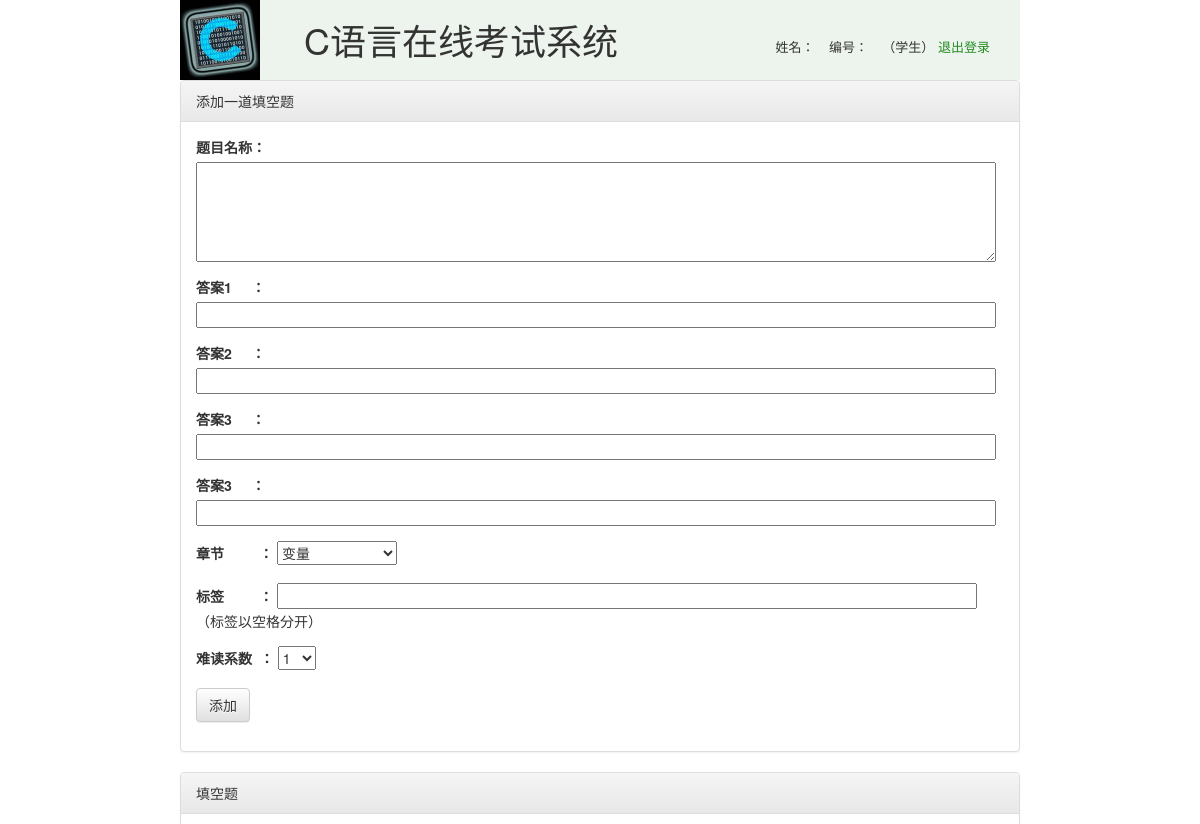
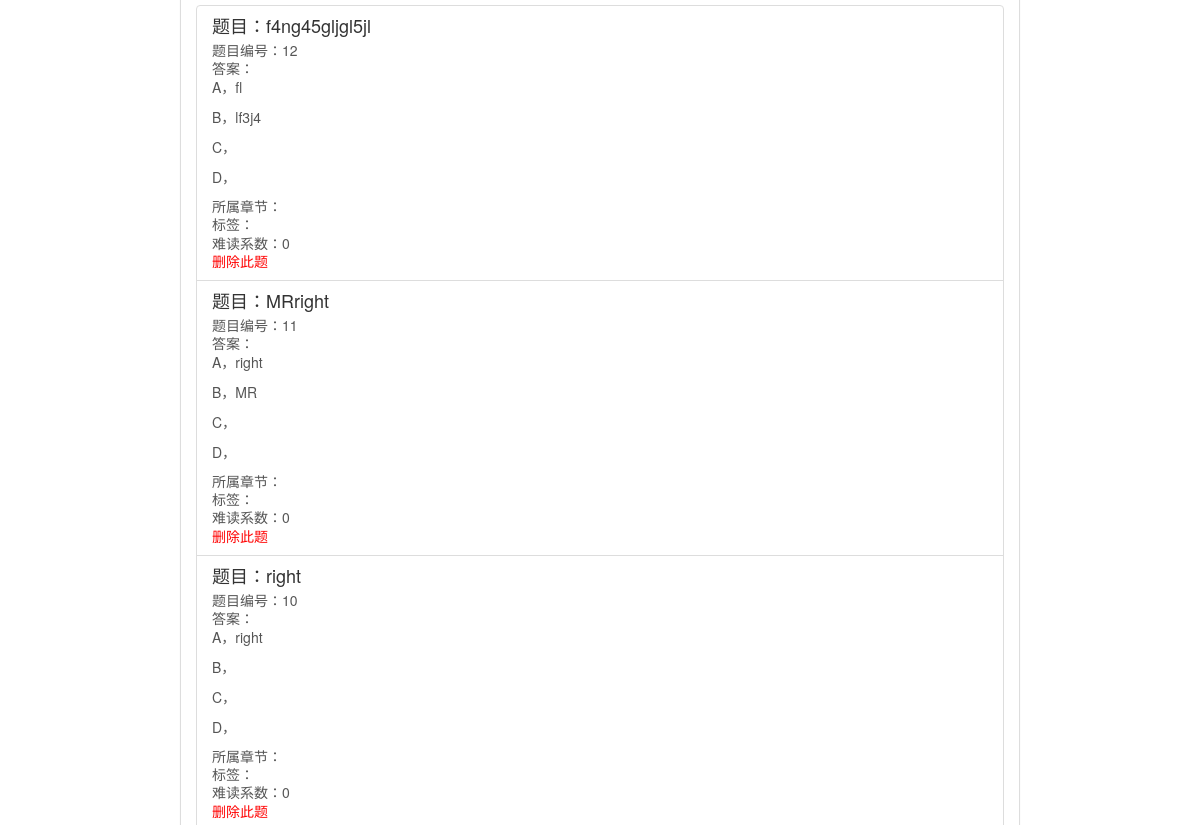
The app's page /view/fill.html.php (upper part), older data (2 pictures, top to bottom).
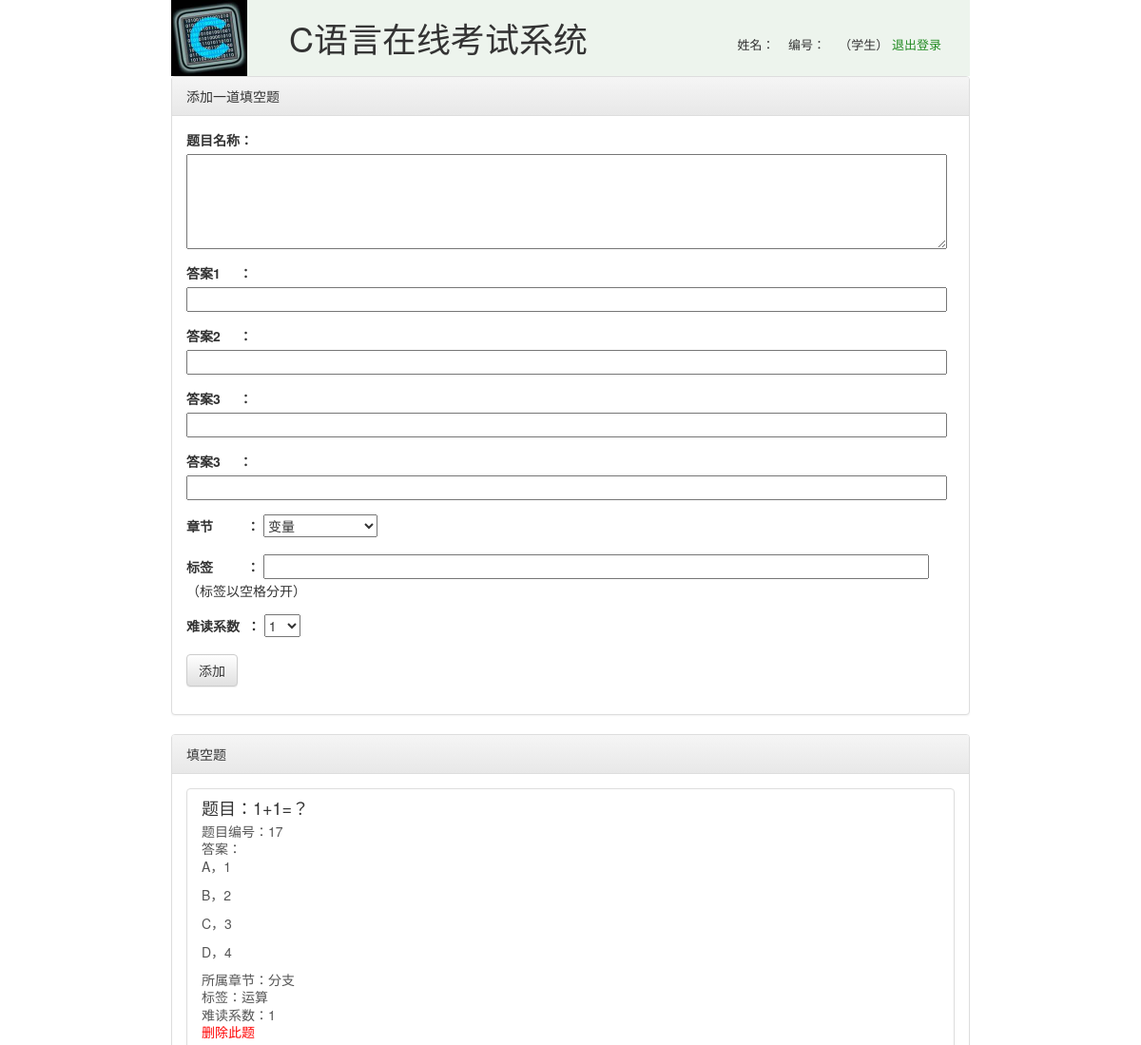
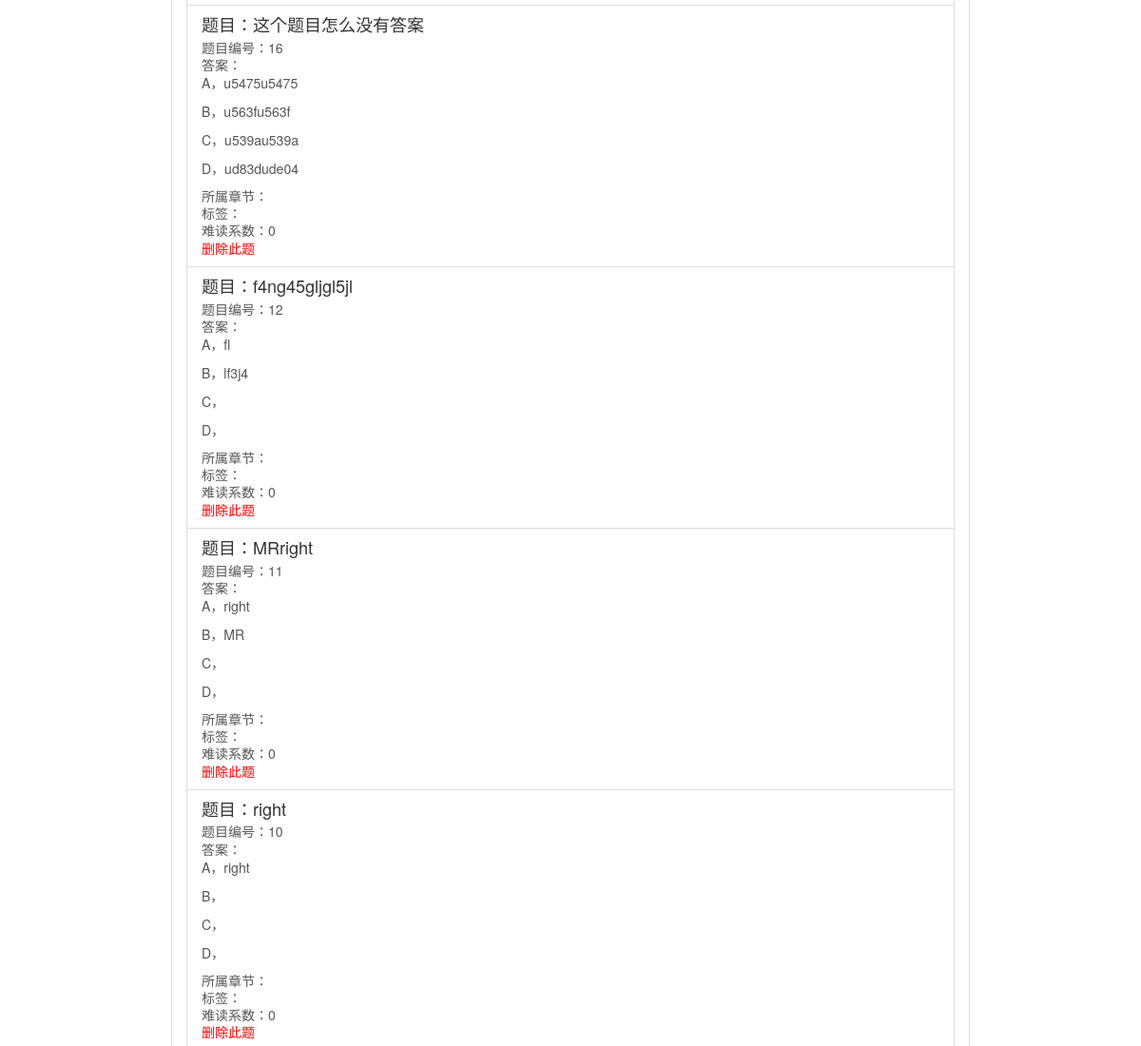
The same page, newer data (2 pictures, top to bottom).
### tables this page shows
CREATE TABLE `fill` (
  `id` int(11) NOT NULL AUTO_INCREMENT,
  `content` varchar(500) NOT NULL,
  `answer` varchar(500) NOT NULL,
  `chapter` varchar(100) NOT NULL,
  `difficulty` int(11) NOT NULL,
  `tag` varchar(500) DEFAULT NULL,
  PRIMARY KEY (`id`)
);

### helper/user.php (called while the page is built, shortened)
<?php
require_once("../conf/appconf.php");
class User{
    public static function isTeacher(){
        return strpos($_SESSION["num"], "T") === 0 ;
    }
    public static function isManager(){
        return strpos($_SESSION["num"], "G") === 0 ;
    }
}

### conf/appconf.php (called while the page is built)
<?php
class AppConf{
    private static $appConf = array(
        "MANAGER"=>array(
            "NAME"=>"G201013044",
            "PASS"=>"123456"
        ),
        "CHAPTER"=>array(
            "1"=>"变量",
            "2"=>"分支",
            "3"=>"字符串",
            "4"=>"数组",
            "5"=>"函数",
            "6"=>"指针",
            "7"=>"结构体，共用体",
            "8"=>"文件"
        ),
    );
    public static function getConf(){
        return self::$appConf;
    }
}

### lib/mysql.php (called while the page is built, shortened)
<?php
class Mysql{
    private static $instance = null;
    private $conn = null;
    public function __construct(){
        $this->conn = mysql_connect("127.0.0.1", "root", "");
    }
    public static function getDB(){
        if(self::$instance == NULL)  self::$instance = new Mysql();
        return self::$instance;
    }
    public function query($sql){
        $ret = array();
        $result = mysql_query($sql, $this->conn) or die("sql error".mysql_error());
        while($data = mysql_fetch_array($result, MYSQL_ASSOC)){
            array_push($ret, $data);
        }
        return $ret;
    }
}

### view/fillresult.html.php (the view)
<?php if(isset($res)){ ?>
<div class="panel panel-default">
    <div class="panel-heading">填空题</div>
    <div class="panel-body">
        <?php foreach($res as $item){  $choices = json_decode($item["answer"]); ?>
            <a class="list-group-item">
                <h4 class="list-group-item-heading">题目：<?=$item["content"]?></h4>
                <p class="list-group-item-text">题目编号：<?=$item["id"]?></p>
                <p class="list-group-item-text">答案：
                    <?php foreach($choices as $key=>$c){ echo "<p>".$key."，".$c."</p>"; }?>
                </p>
                <p class="list-group-item-text">所属章节：<?=$item["chapter"]?></p>
                <p class="list-group-item-text">标签：<?=$item["tag"]?></p>
                <p class="list-group-item-text">难读系数：<?=$item["difficulty"]?></p>
                <p class="list-group-item-text">
                    <span style="color: red;cursor: pointer;" onclick="javascript:location.href='/handler/delete.php?type=fill&id=<?=$item["id"]?>'">删除此题</span>
                </p>
            </a>
        <?php } ?>
    </div>
</div>
<?php } ?>

### view/fill.html.php (shortened to what this page needs)
<?php
$sql = "select * from fill order by id desc";
$res = Mysql::getDB()->query($sql);
?>
<html>
<body>
<div style="width: 70%;margin: 0 auto;">
<?php $location="fill"; include("header.html.php"); ?>
<div class="panel panel-default">
    <div class="panel-heading">添加一道填空题</div>
    <div class="panel-body">
        <form role="form"  method="post" action="/handler/fill_add.php">
            <div class="form-group">
                <label for="begintime">题目名称：</label>
                <textarea name="content" id="content" style="width: 800px;height:100px;" ></textarea>
            </div>
            <div class="form-group">
                <label for="answerA">答案1&nbsp;&nbsp;&nbsp;&nbsp;&nbsp;：</label>
                <input type="text" name="answerA" id="answerA" style="width: 800px;">
            </div>
            <div class="form-group">
                <label for="answerB">答案2&nbsp;&nbsp;&nbsp;&nbsp;&nbsp;：</label>
                <input type="text" name="answerB" id="answerB" style="width: 800px;">
            </div>
            <div class="form-group">
                <label for="answerC">答案3&nbsp;&nbsp;&nbsp;&nbsp;&nbsp;：</label>
                <input type="text" name="answerC" id="answerC" style="width: 800px;">
            </div>
            <div class="form-group">
                <label for="answerD">答案3&nbsp;&nbsp;&nbsp;&nbsp;&nbsp;：</label>
                <input type="text" name="answerD" id="answerD" style="width: 800px;">
            </div>
            <div class="form-group">
                <label for="chapter">章节&nbsp;&nbsp;&nbsp;&nbsp;&nbsp;&nbsp;&nbsp;&nbsp;&nbsp;：</label>
                <select name="chapter" id="chapter">
                    <?php require_once("../conf/appconf.php"); foreach(AppConf::getConf()["CHAPTER"] as $index=>$name){ ?>
                        <option value="<?=$name?>"><?=$name?></option>
                    <?php } ?>
                </select>
            </div>
            <div class="form-group">
                <label for="tag">标签&nbsp;&nbsp;&nbsp;&nbsp;&nbsp;&nbsp;&nbsp;&nbsp;&nbsp;：</label>
                <input type="text" name="tag" id="tag" style="width:700px;">（标签以空格分开）
            </div>
            <div class="form-group">
                <label for="difficulty">难读系数&nbsp;&nbsp;：</label>
                <select name="difficulty" id="difficulty">
                    <option value="1">1</option>
                </select>
            </div>
            <button type="submit" class="btn btn-default">添加</button>
        </form>
    </div>
</div>
<?php include("fillresult.html.php"); ?>
</div>
</body>
</html>

### view/header.html.php (shortened to what this page needs)
<?php
require_once("../conf/appconf.php");
require_once("../helper/user.php");
?>
<div style="width:100%;height:80px;background-color: #edf4ed;overflow: hidden;">
    <img src="../res/img/c.jpeg" style="height: 80px;">
    <h1 style="margin-left: 40px;vertical-align: middle;display: inline;">C语言在线考试系统</h1>
    <span style="display: inline-block;float: right;margin-right: 30px;margin-top: 40px;">
        <h4 style="display: inline;font-size: 13px;">
            姓名：<span style="color:forestgreen;"><?=$_SESSION["name"]?></span> &nbsp;&nbsp;
            编号：<span style="color:forestgreen;"><?=$_SESSION["num"]?></span> &nbsp;&nbsp;
            <?php
                require_once("../helper/user.php");
                echo User::isTeacher() ? "（老师）" : (User::isManager() ? "（管理员）" : "（学生）");
            ?>
            <a href="/handler/logout.php"  style="color:forestgreen;">退出登录</a>
        </h4>
    </span>
</div>

Row changes from the older to the newer data that the page shows:
added fill: content "1+1=？", id "17", key "A", c "1", key "B", c "2", key "C", c "3", key "D", c "4", chapter "分支", tag "运算", difficulty "1"
added fill: content "这个题目怎么没有答案", id "16", key "A", c "u5475u5475", key "B", c "u563fu563f", key "C", c "u539au539a", key "D", c "ud83dude04", difficulty "0"
